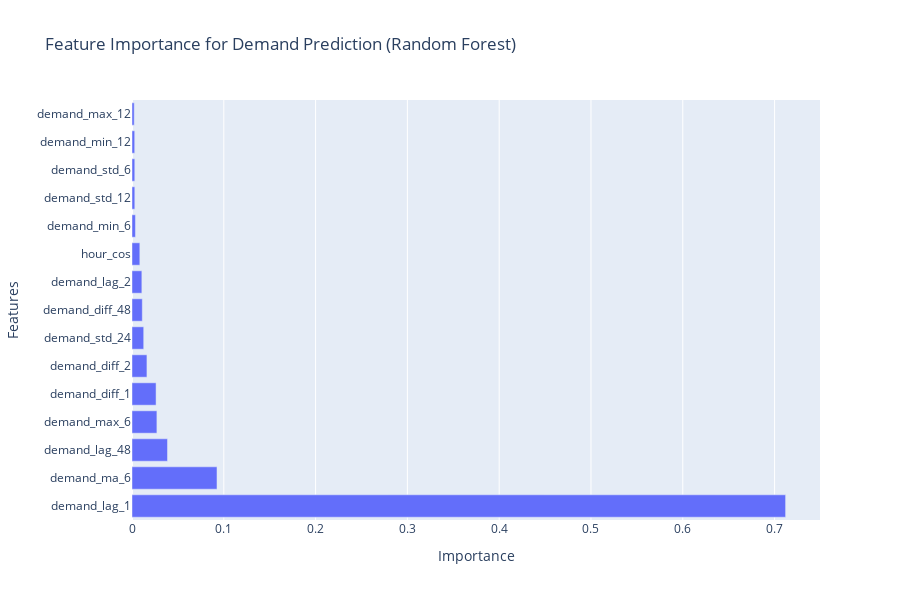

The code cell stored with this chart in its notebook:
### Code cell
# Feature Selection and Importance Analysis
print("\nFEATURE SELECTION AND IMPORTANCE ANALYSIS")
print("=" * 50)

def calculate_feature_importance(X, y, method='random_forest'):
    """Calculate feature importance using different methods."""
    # Remove rows with missing values
    combined = pd.concat([X, y], axis=1).dropna()
    if len(combined) < 50:
        return None
    
    X_clean = combined.iloc[:, :-1]
    y_clean = combined.iloc[:, -1]
    
    if method == 'random_forest':
        model = RandomForestRegressor(n_estimators=100, random_state=42)
        model.fit(X_clean, y_clean)
        importance = model.feature_importances_
    elif method == 'correlation':
        importance = np.abs(X_clean.corrwith(y_clean))
    else:
        return None
    
    # Create importance dataframe
    importance_df = pd.DataFrame({
        'feature': X_clean.columns,
        'importance': importance
    }).sort_values('importance', ascending=False)
    
    return importance_df

if not engineered_df.empty and 'demand' in engineered_df.columns:
    # Prepare features and target
    target = 'demand'
    
    # Select numerical features (exclude the target and other main variables to avoid leakage)
    feature_cols = [col for col in engineered_df.columns 
                   if col not in ['demand', 'price_apx', 'renewable_wind_solar_total'] + 
                      [col for col in engineered_df.columns if col.startswith('fuel_')]]
    
    # Also include some key variables as features (but not their derivatives)
    if 'price_apx' in engineered_df.columns:
        feature_cols.append('price_apx')
    if 'renewable_wind_solar_total' in engineered_df.columns:
        feature_cols.append('renewable_wind_solar_total')
    
    # Select only numeric columns
    numeric_features = []
    for col in feature_cols:
        if col in engineered_df.columns:
            if pd.api.types.is_numeric_dtype(engineered_df[col]):
                numeric_features.append(col)
    
    if len(numeric_features) > 0:
        print(f"Analyzing importance of {len(numeric_features)} features for predicting {target}")
        
        X = engineered_df[numeric_features]
        y = engineered_df[target]
        
        # Calculate feature importance using Random Forest
        importance_rf = calculate_feature_importance(X, y, method='random_forest')
        
        if importance_rf is not None:
            print("\nTop 15 most important features (Random Forest):")
            print(importance_rf.head(15))
            
            # Visualize top features
            top_features = importance_rf.head(15)
            
            fig = go.Figure(data=[
                go.Bar(x=top_features['importance'], 
                      y=top_features['feature'], 
                      orientation='h')
            ])
            
            fig.update_layout(
                title="Feature Importance for Demand Prediction (Random Forest)",
                xaxis_title="Importance",
                yaxis_title="Features",
                height=600
            )
            
            fig.show()
            
            # Save top features for model training
            top_feature_names = importance_rf.head(20)['feature'].tolist()
            print(f"\nSelected top {len(top_feature_names)} features for modeling")
        else:
            print("Could not calculate feature importance - insufficient data")
    else:
        print("No numeric features available for importance analysis")
else:
    print("No data available for feature importance analysis!")

print("\nFeature selection completed!")

### Figure 1 — Plotly figure (JSON) as saved in the notebook; plotly's stock layout.template omitted (floating-point values rounded to 4 significant figures)
{"data": [{"orientation": "h", "type": "bar", "x": [0.712, 0.09258, 0.03868, 0.02712, 0.02622, 0.01627, 0.01276, 0.01123, 0.01074, 0.008543, 0.003735, 0.003056, 0.00303, 0.002947, 0.002419], "y": ["demand_lag_1", "demand_ma_6", "demand_lag_48", "demand_max_6", "demand_diff_1", "demand_diff_2", "demand_std_24", "demand_diff_48", "demand_lag_2", "hour_cos", "demand_min_6", "demand_std_12", "demand_std_6", "demand_min_12", "demand_max_12"]}], "layout": {"height": 600, "title": {"text": "Feature Importance for Demand Prediction (Random Forest)"}, "xaxis": {"title": {"text": "Importance"}}, "yaxis": {"title": {"text": "Features"}}}}
